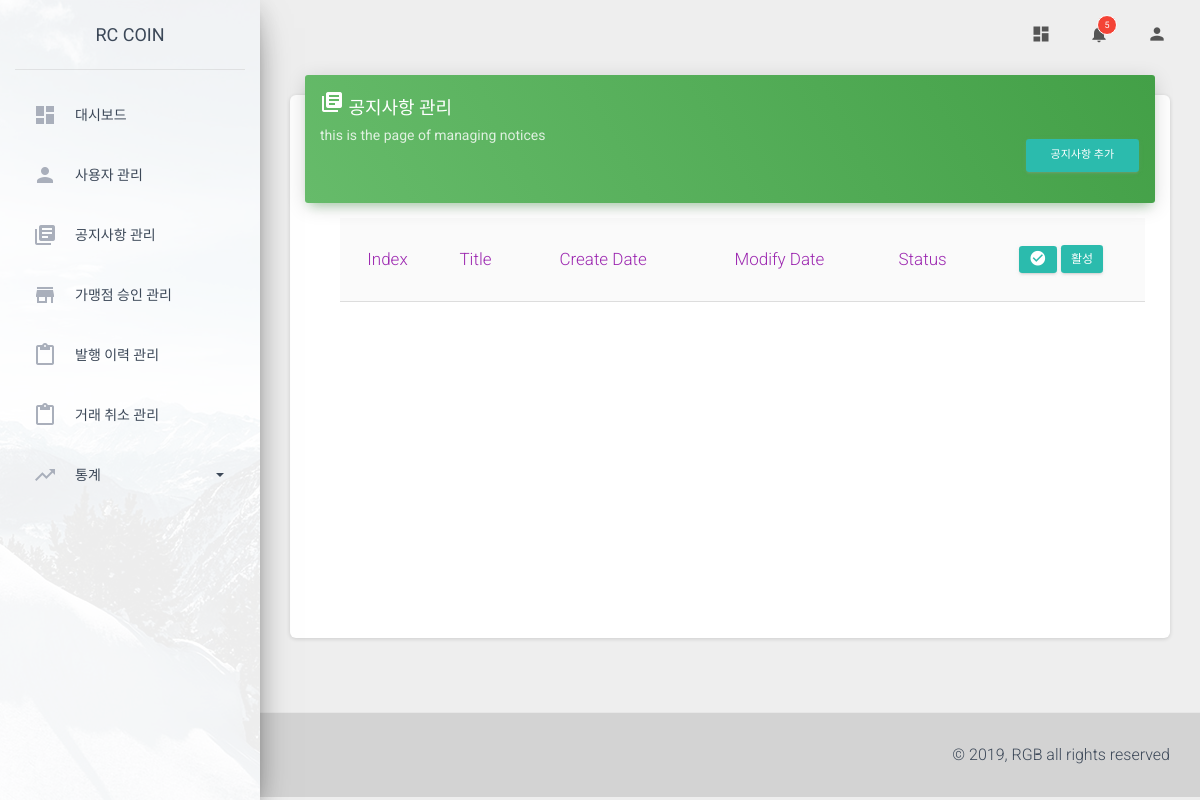
Before: /operate/notice/ (signed in) with the older database file.
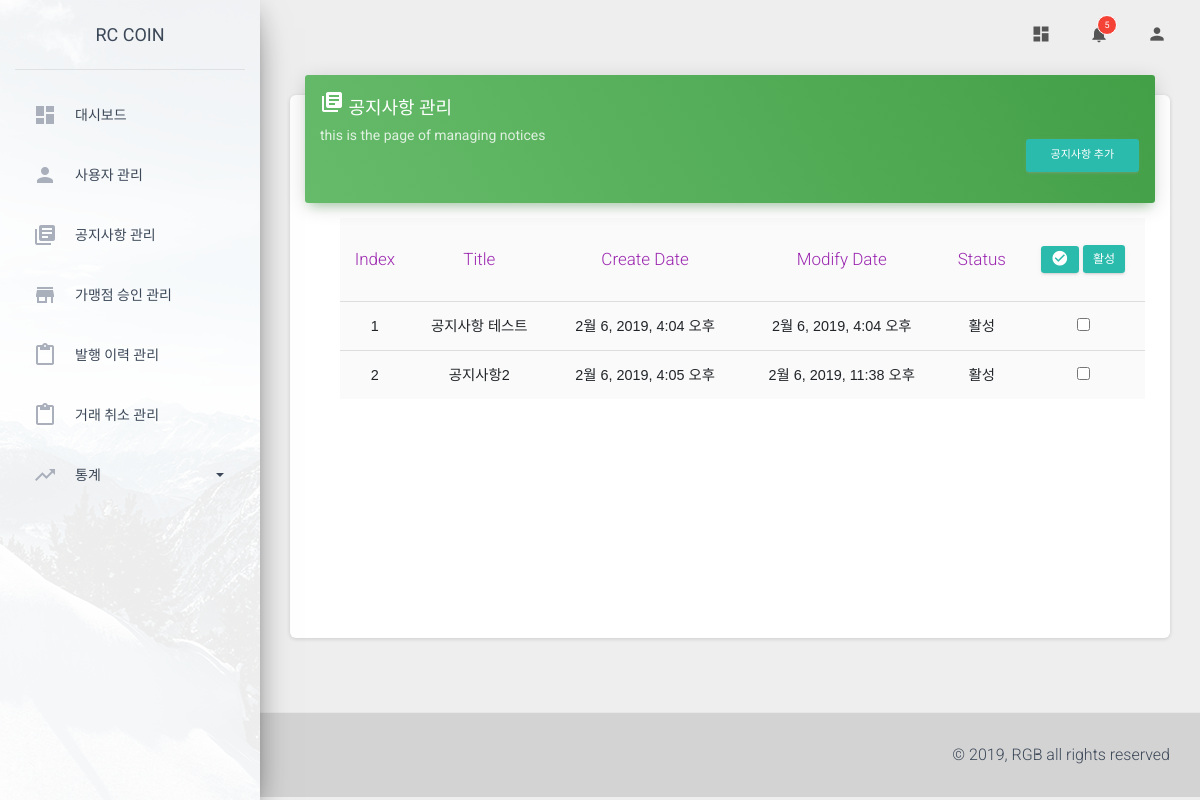
After: the same page with the newer database file.
### info/models.py (models this page shows)
class Notice(models.Model):
    title = models.CharField('TITLE', max_length=100)
    content = models.TextField('CONTENT')
    writer = models.ForeignKey(User, null=True, on_delete=models.CASCADE)
    create_date = models.DateTimeField('CREATE_DATE', auto_now_add=True)
    modify_date = models.DateTimeField('MODIFY_DATE', auto_now=True)
    status = models.CharField('STATUS', max_length=1, default='Y')

### operate/views.py (the view, shortened to what this page needs)
    def wrapper(*args, **kwargs):
        request = args[0]
        request_url = request.resolver_match.url_name
        key = 'admin_name'
        context = {}
        if key in request.session:
            if bool(request.session['admin_name'] == 'admin_server') & bool(request_url != 'network') & bool(request_url != 'dashboard'):
                return redirect('operate:dashboard')
            elif bool(request.session['admin_name'] == 'admin') & bool(request_url == 'network') & bool(request_url != 'dashboard'):
                return redirect('operate:dashboard')
            else:
                return fn(request)
        else:
            context['main'] = 'main'
            return render(request, 'operate/manage_main.html', {'main': 'main'})

### operate/views.py (called while the page is built, shortened)
def login_required(fn):
    def wrapper(*args, **kwargs):
        request = args[0]
        request_url = request.resolver_match.url_name
        key = 'admin_name'
        context = {}
        if key in request.session:
            if bool(request.session['admin_name'] == 'admin_server') & bool(request_url != 'network') & bool(request_url != 'dashboard'):
                return redirect('operate:dashboard')
            elif bool(request.session['admin_name'] == 'admin') & bool(request_url == 'network') & bool(request_url != 'dashboard'):
                return redirect('operate:dashboard')
            else:
                return fn(request)
        else:
            context['main'] = 'main'
            return render(request, 'operate/manage_main.html', {'main': 'main'})
    return wrapper

@login_required
def manage_notice(request):
    context = {}
    context['notice_list'] = Notice.objects.all()
    return render(request, 'operate/manage_notice.html', (context))

### operate/templates/operate/manage_notice.html (shortened to what this page needs)
{% extends './base.html' %}
{% block content %}
  <div class="content" style="margin-top: 35px;">
    <div class="container-fluid">
      <div class="row">
        <div class="col-md-12">
          <div class="card">
            <div class="card-header card-header-success">
              <h4 class="card-title "><i class="material-icons">library_books</i>&nbsp;공지사항 관리</h4>
              <p class="card-category">this is the page of managing notices
                <a href="{% url 'operate:notice_add' %}" class="btn btn-default btn-sm my-3" style=" padding: 1% 3% 1% 3%; float: right;">공지사항 추가</a>
              </p>
            </div>
            <div class="card-body scrollbar scrollbar-primary" style="height: 400px!important;">
              <div class="table table-hover table-border">
                <table class="table table-border">
                  <thead class=" text-primary" align="center">
                    <th>Index</th>
                    <th>Title</th>
                    <th>Create Date</th>
                    <th>Modify Date</th>
                    <th>Status</th>
                    <th>
                      <a class="btn btn-default btn-sm my-3 select_all" style="padding: 5px 10px 5px 10px; margin: 0 0 0 0;" data-type="false"><i class="material-icons">check_circle</i></a>
                      <a href="#layer" class="btn_layer_pop btn btn-default" class="btn btn-default btn-sm my-3" style="padding: 5.5px 10px 5.5px 10px; margin: 0 0 0 0;">활성</a>
                    </th>
                  </thead>
                  <tbody>
                    {% for notice in notice_list %}
                      <tr align="center">
                        <td class="notice_id" onClick="location.href='{% url "operate:notice_edit" notice_id=notice.id %}'">{{ notice.id }}</td>
                        <td class="title{{ notice.id }}" onClick="location.href='{% url "operate:notice_edit" notice_id=notice.id %}'">{{ notice.title }}</td>
                        <td onClick="location.href='{% url "operate:notice_edit" notice_id=notice.id %}'">{{ notice.create_date }}</td>
                        <td onClick="location.href='{% url "operate:notice_edit" notice_id=notice.id %}'">{{ notice.modify_date }}</td>
                        {% if notice.status == 'Y' %}
                        <td onClick="location.href='{% url "operate:notice_edit" notice_id=notice.id %}'">활성</td>
                        {% else %}
                        <td onClick="location.href='{% url "operate:notice_edit" notice_id=notice.id %}'">비활성</td>
                        {% endif %}
                        <td><input name="box" class="box" data="{{ notice.id }}" type="checkbox"></td>
                      </tr>
                    {% endfor %}
                  </tbody>
                </table>
              </div>
            </div>
          </div>
        </div>
      </div>
    </div>
  </div>
{% endblock content %}

Changed rows visible on the page:
added Notice: id "1", title "공지사항 테스트", create_date "2월 6, 2019, 4:04 오후", modify_date "2월 6, 2019, 4:04 오후", status "활성"
added Notice: id "2", title "공지사항2", create_date "2월 6, 2019, 4:05 오후", modify_date "2월 6, 2019, 11:38 오후", status "활성"
